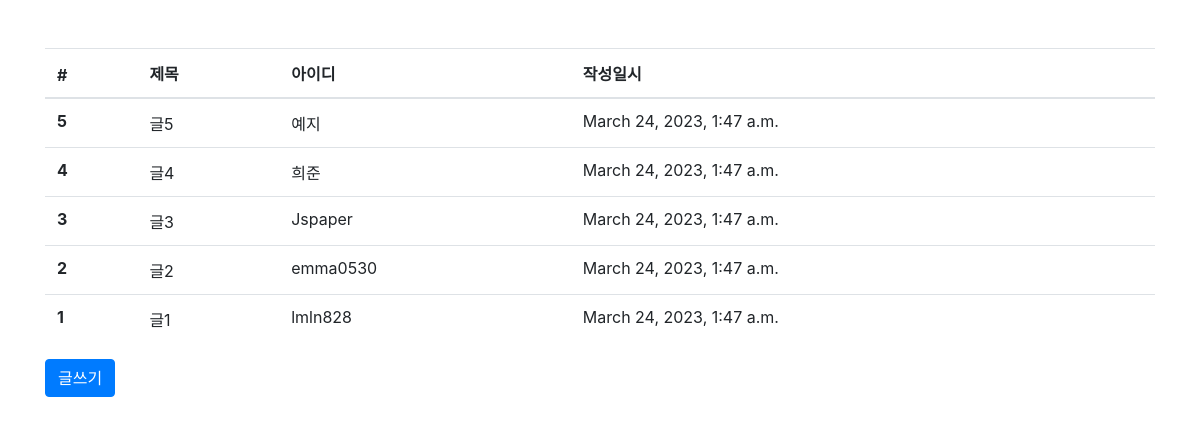
Before: /board/list/ with the older database file.
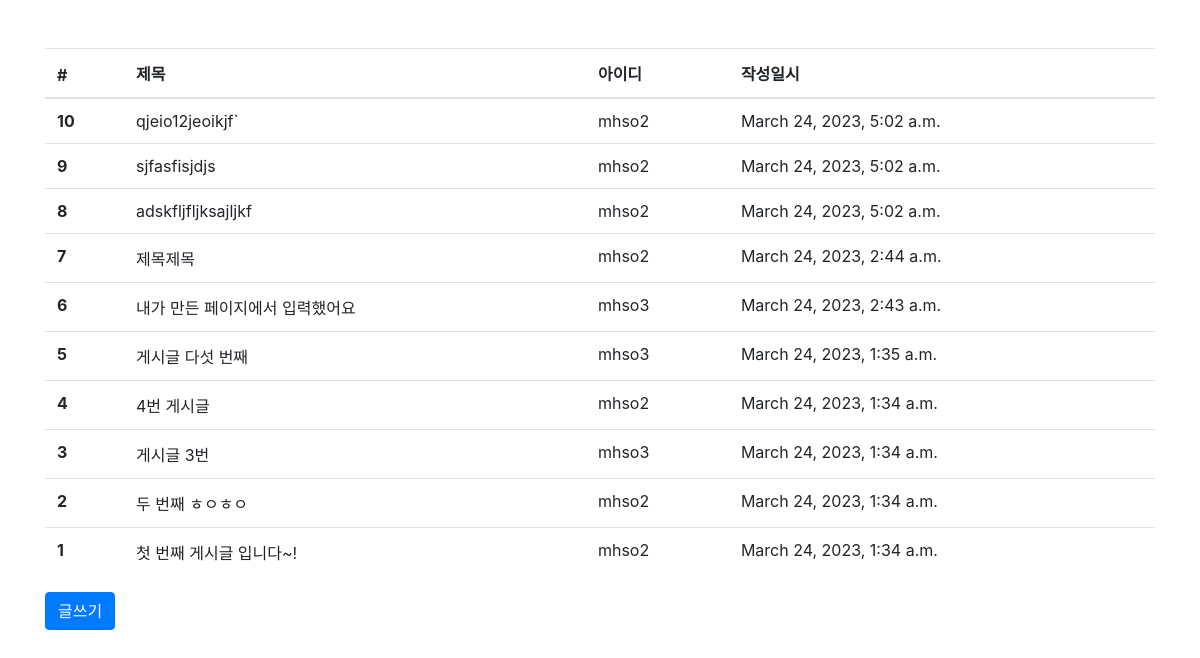
After: the same page with the newer database file.
### board/models.py (models this page shows, shortened)
class Board(models.Model):
    title = models.CharField(max_length=128, verbose_name="제목")
    contents = models.TextField(verbose_name="내용")
    writer = models.ForeignKey('user.User', on_delete=models.CASCADE, verbose_name="작성자")
    created_at = models.DateTimeField(auto_now_add=True, verbose_name="작성시간")
    class Meta:
        db_table = 'tb_board'

### user/models.py (models this page shows)
class User(models.Model):
    user_id = models.CharField(max_length=64, verbose_name='사용자 아이디')
    useremail = models.EmailField(max_length=128, verbose_name="사용자 이메일")
    password = models.CharField(max_length=64, verbose_name='비밀번호')
    registered_dttm = models.DateTimeField(
        auto_now_add=True, verbose_name="등록시간")
    def __str__(self):
        return self.user_id
    class Meta:
        db_table = "tb_user"

### board/views.py (the view)
# urls.py: path('list/', views.board_list),
def board_list(request):
    boards = Board.objects.all().order_by('-id')
    return render(request, 'board_list.html', {'boards': boards})

### board/templates/board_list.html
{% extends "base.html" %} {% block contents%}
<div class="row mt-5">
  <div class="col-12">
    <table class="table">
      <thead>
        <tr>
          <th>#</th>
          <th>제목</th>
          <th>아이디</th>
          <th>작성일시</th>
        </tr>
      </thead>
      <tbody>
        {% for board in boards %}
        <tr>
          <th>{{ board.id }}</th>
          <td>{{ board.title }}</td>
          <td>{{ board.writer }}</td>
          <td>{{ board.created_at }}</td>
        </tr>
        {% endfor %}
      </tbody>
    </table>
  </div>
</div>
<div class="row">
  <div class="col-12">
    <button class="btn btn-primary">글쓰기</button>
  </div>
</div>
{% endblock %}

### board/templates/base.html (shortened to what this page needs)
<html>
  <head>
    <link
      rel="stylesheet"
      href="https://cdn.jsdelivr.net/npm/bootstrap@4.3.1/dist/css/bootstrap.min.css"
    />
  </head>
  <body>
    <div class="container">{% block contents %} {% endblock %}</div>
  </body>
</html>

Changed rows visible on the page:
added Board: id "10", title "qjeio12jeoikjf`", writer "mhso2", created_at "March 24, 2023, 5:02 a.m."
added Board: id "9", title "sjfasfisjdjs", writer "mhso2", created_at "March 24, 2023, 5:02 a.m."
added Board: id "8", title "adskfljfljksajljkf", writer "mhso2", created_at "March 24, 2023, 5:02 a.m."
added Board: id "7", title "제목제목", writer "mhso2", created_at "March 24, 2023, 2:44 a.m."
added Board: id "6", title "내가 만든 페이지에서 입력했어요", writer "mhso3", created_at "March 24, 2023, 2:43 a.m."
changed Board id 5: title "글5" → "게시글 다섯 번째"; writer "예지" → "mhso3"; created_at "March 24, 2023, 1:47 a.m." → "March 24, 2023, 1:35 a.m."
changed Board id 4: title "글4" → "4번 게시글"; writer "희준" → "mhso2"; created_at "March 24, 2023, 1:47 a.m." → "March 24, 2023, 1:34 a.m."
changed Board id 3: title "글3" → "게시글 3번"; writer "Jspaper" → "mhso3"; created_at "March 24, 2023, 1:47 a.m." → "March 24, 2023, 1:34 a.m."
changed Board id 2: title "글2" → "두 번째 ㅎㅇㅎㅇ"; writer "emma0530" → "mhso2"; created_at "March 24, 2023, 1:47 a.m." → "March 24, 2023, 1:34 a.m."
changed Board id 1: title "글1" → "첫 번째 게시글 입니다~!"; writer "lmln828" → "mhso2"; created_at "March 24, 2023, 1:47 a.m." → "March 24, 2023, 1:34 a.m."
